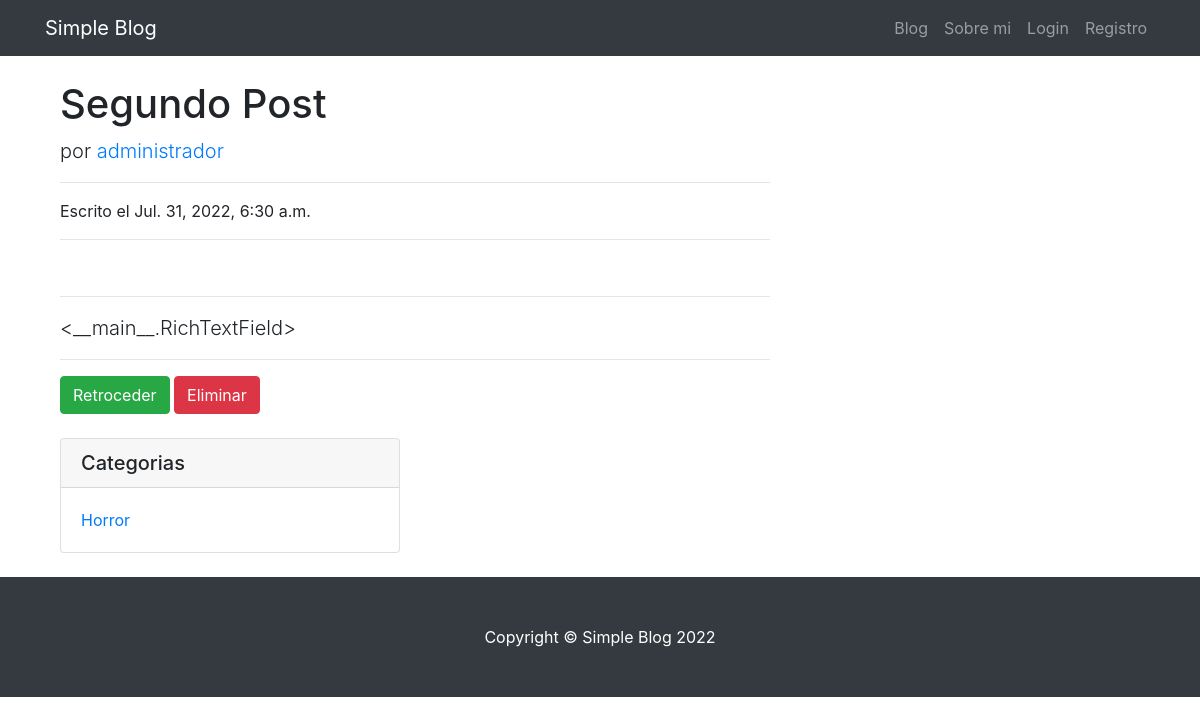
/posts/detail/segundo-post/, run on the app's committed database.
### posts/models.py (models this page shows, shortened)
class Post(models.Model):
    user = models.ForeignKey(User, on_delete=models.PROTECT, verbose_name='Nombre de Usuario')
    profile = models.ForeignKey('users.Profile', on_delete=models.PROTECT)
    title = models.CharField(max_length=255, unique=True, verbose_name='Titulo')
    image_header = models.ImageField(upload_to='posts/photos', verbose_name='Imagen', blank=True)
    post = RichTextField
    created = models.DateTimeField(auto_now_add=True)
    modified = models.DateTimeField(auto_now=True)
    is_draft = models.BooleanField(default=True)
    url = models.SlugField(max_length=255, unique=True, blank=True)
    views = models.PositiveIntegerField(default=0)
    categories = models.ManyToManyField(Category)
    class Meta:
        ordering = ('title',)

### categories/models.py (models this page shows, shortened)
class Category(models.Model):
    name = models.CharField(max_length=100,unique=True)
    class Meta:
        ordering = ('name',)

### posts/views.py (the view)
# urls.py: path('posts/detail/<slug:url>/', PostDetailView.as_view(), name='detail'),
class PostDetailView(DetailView):
    template_name = 'posts/detail.html'
    model = Post
    context_object_name = 'post'
    slug_field = 'url'
    slug_url_kwarg = 'url'
    def get_queryset(self):
        return Post.objects.filter(is_draft=False)
    def get_context_data(self, **kwargs):
        context = super().get_context_data(**kwargs)
        context['categories'] = Category.objects.all()
        context['comments'] = Comment.objects.filter(post=self.get_object()).all()
        context['form_comments'] = CreateCommentForm()
        return context

### templates/posts/detail.html (shortened to what this page needs)
{% extends "base.html" %}
{% block content %}
    <div class="container">
        <div class="row">
            <div class="col-lg-8">
                <h1 class="mt-4">{{ post.title }}</h1>
                <p class="lead">
                    por
                    <a href="#">{{ post.user.username }}</a>
                </p>
                <hr>
                <p>Escrito el {{ post.created }}</p>
                <hr>
                <hr>
                <p class="lead">{{ post.post|safe }}</p>
                <hr>
                <a href="{% url "posts:blog" %}" class="btn btn-success">Retroceder</a>
                <a href="{% url 'posts:delete_post' post.pk %}" class="btn btn-danger">Eliminar</a>
            </div>
        </div>
    </div>
{% endblock %}

### templates/base.html (shortened to what this page needs)
<!DOCTYPE html>
<html lang="es">
<head>
    {% load bootstrap4 %}
    {% bootstrap_css %}
    {% load static %}
    <link rel="stylesheet" href="{% static 'css/blog-home.css' %}">
</head>
<body>
<nav class="navbar navbar-expand-lg navbar-dark bg-dark fixed-top">
    <div class="container">
        <a class="navbar-brand">Simple Blog</a>
        <div class="collapse navbar-collapse" id="navbarResponsive">
            <ul class="navbar-nav ml-auto">
                <li class="nav-item">
                    <a class="nav-link" href="{% url 'posts:blog' %}">Blog</a>
                </li>
                <li class="nav-item">
                    <a class="nav-link" href="{% url 'about' %}">Sobre mi</a>
                </li>
                {% if user.is_authenticated %}
                    <li class="nav-item">
                    <a class="nav-link" href="{% url 'posts:add_post' %}">Nuevo</a>
                    </li>
                    <li class="nav-item dropdown">
                        <a class="nav-link dropdown-toggle" data-toggle="dropdown" href="#" role="button"
                           aria-haspopup="true" aria-expanded="false">{{ request.user.username | capfirst }}</a>
                        <div class="dropdown-menu">
                            <a class="dropdown-item" href="{% url 'users:logout' %}">Logout</a>
                        </div>
                    </li>
                {% else %}
                    <li class="nav-item">
                        <a class="nav-link" href="{% url 'users:login' %}">Login</a>
                    </li>
                    <li class="nav-item">
                        <a class="nav-link" href="{% url 'users:register' %}">Registro</a>
                    </li>
                {% endif %}
            </ul>
        </div>
    </div>
</nav>
<div class="container">
    {% block content %}{% endblock %}
    <div class="col-md-4">
        <div class="card my-4">
            <h5 class="card-header">Categorias</h5>
            <div class="card-body">
                <div class="row">
                    <div class="col-lg-12">
                        <ul class="list-unstyled mb-0">
                            {% for category in categories %}
                                <li>
                                    <a href="#">{{ category.name }}</a>
                                </li>
                            {% endfor %}
                        </ul>
                    </div>
                </div>
            </div>
        </div>
    </div>
</div>
<footer class="py-5 bg-dark">
    <div class="container">
        <p class="m-0 text-center text-white">Copyright &copy; Simple Blog {% now "Y" %}</p>
    </div>
</footer>
</body>
</html>

### static/css/blog-home.css (style rules this page uses)
body { padding-top: 56px; }

### data on the page
Post: title "Segundo Post", user.username "administrador", created "Jul. 31, 2022, 6:30 a.m.", post "<__main__.RichTextField>"
Category: name "Horror"
